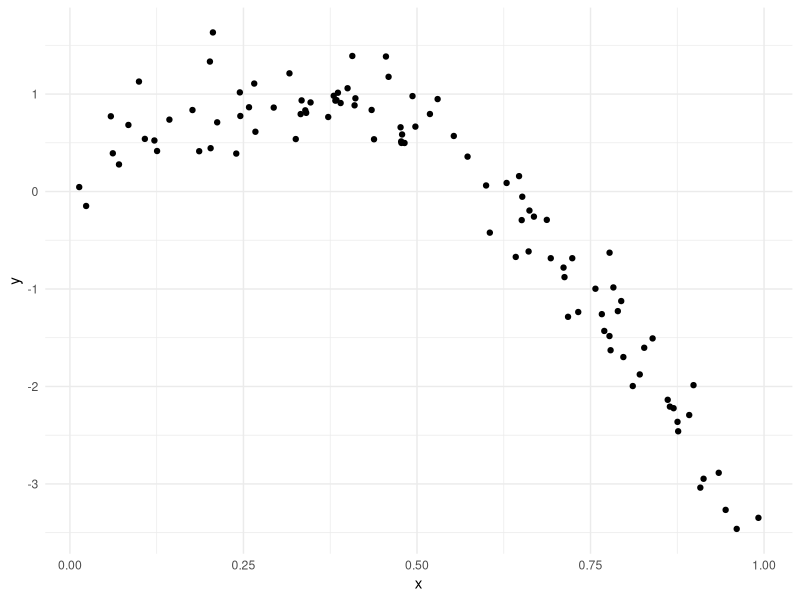
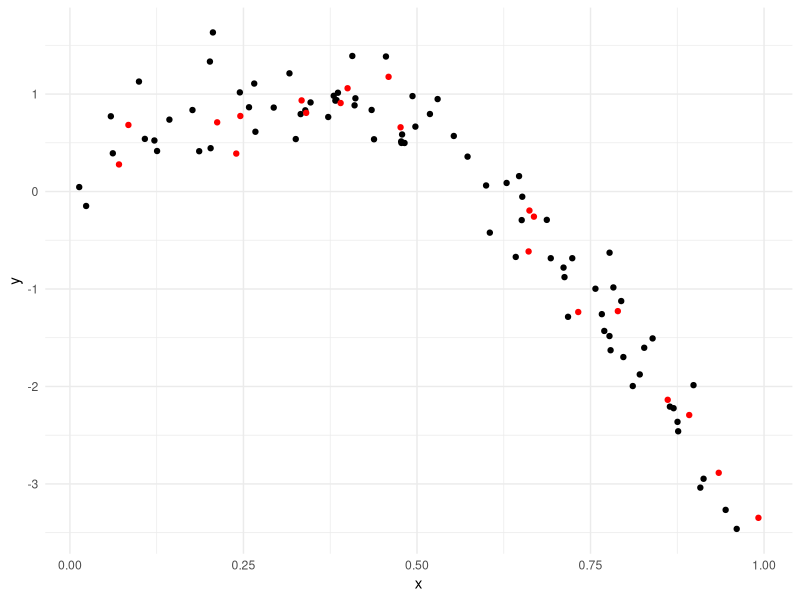
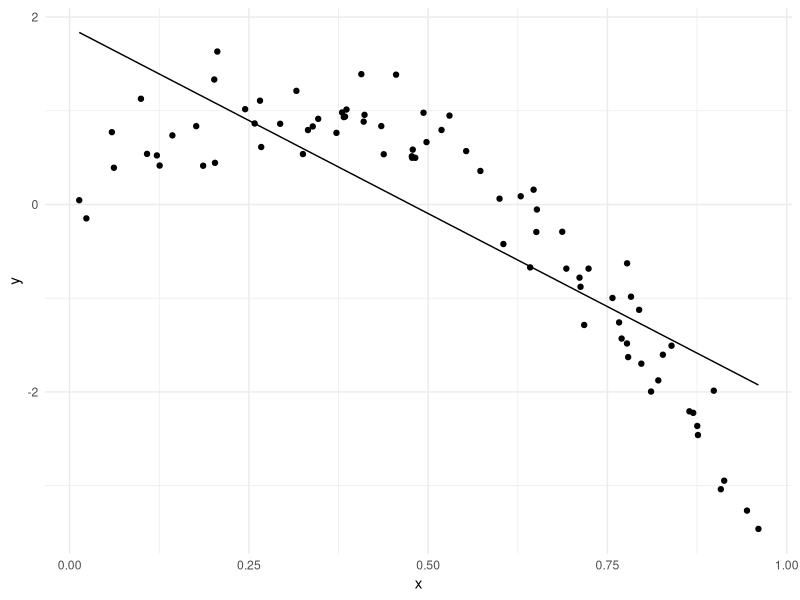
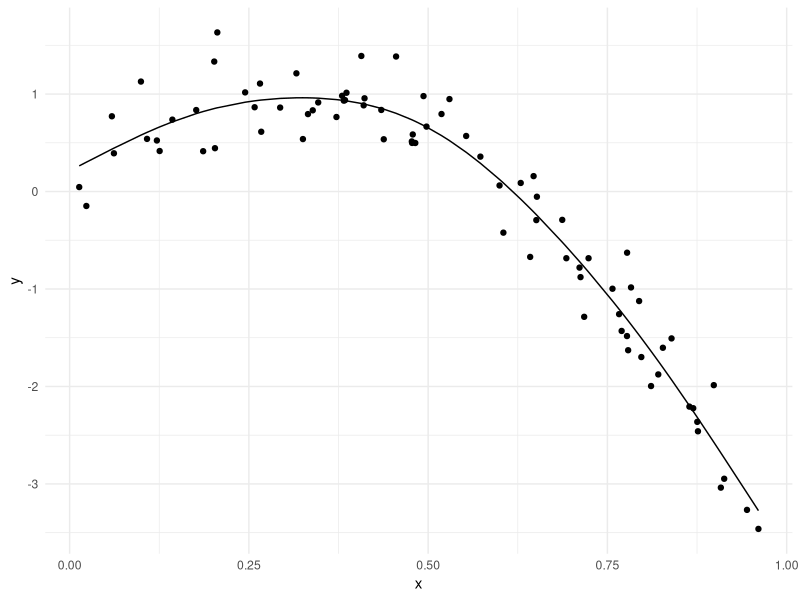
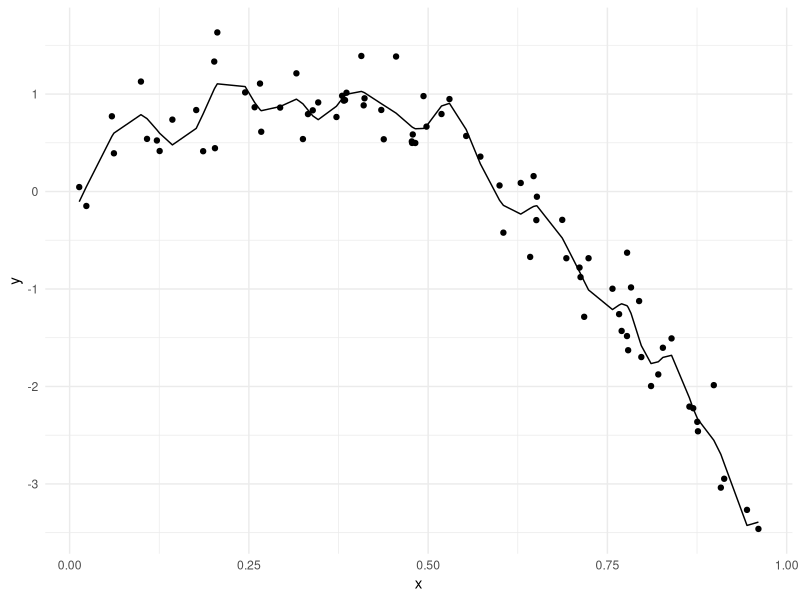
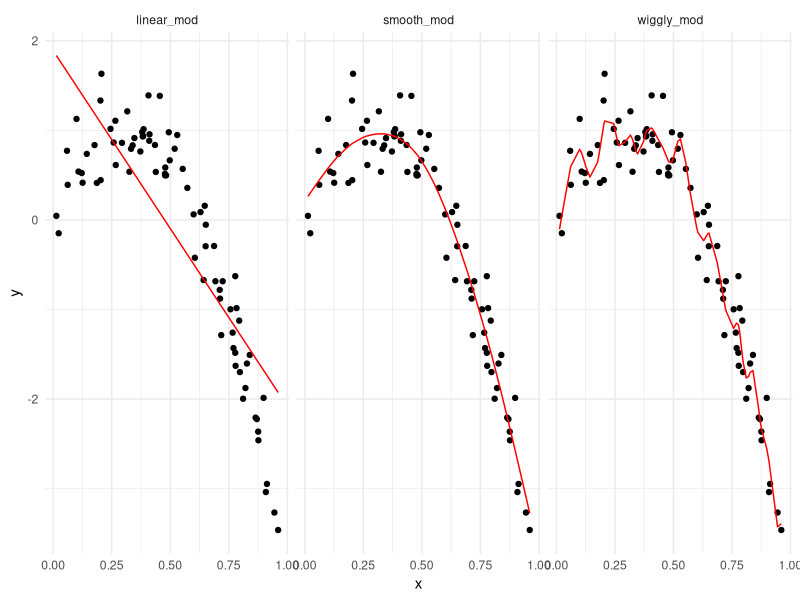

These charts were generated, in order, by the following R code:
## ---- chunk 1
library(tidyverse)
library(viridis)

library(modelr)
library(mgcv)

knitr::opts_chunk$set(
  echo = TRUE,
  warning = FALSE, 
  fig.width = 8, 
  fig.height = 6, 
  out.width = "90%"
)
theme_set(theme_minimal() + theme(legend.position = "bottom"))

options(
  ggplot2.continuous.colour = "viridis",
  ggplot2.continuous.fill = "virids"
)

scale_colour_discrete = scale_color_viridis_d
scale_fill_discrete = scale_fill_viridis_d
## ---- chunk 2
set.seed(1)

nonlin_df = 
  tibble(
    id = 1:100,
    x = runif(100, 0, 1), 
    y = 1 - 10 * (x - .3) ^ 2 + rnorm(100, 0, .3)
  )

nonlin_df %>% 
  ggplot(aes(x = x, y = y)) +
  geom_point()
## ---- chunk 3
train_df = sample_n(nonlin_df, 80)
test_df = anti_join(nonlin_df, train_df, by = "id")

ggplot(train_df, aes(x = x, y = y)) + geom_point() + geom_point(data = test_df, color = "red")
## ---- chunk 4
linear_mod = lm(y ~x, data = train_df)
smooth_mod = mgcv::gam(y ~ s(x), data = train_df)
wiggly_mod = mgcv::gam(y ~ s(x, k = 30), sp = 10e-6, data = train_df)
## ---- chunk 5
train_df %>% 
  add_predictions(linear_mod) %>% 
  ggplot(aes(x = x, y = y)) + 
  geom_point() + 
  geom_line(aes(y = pred))

train_df %>% 
  add_predictions(smooth_mod) %>% 
  ggplot(aes(x = x, y = y)) + 
  geom_point() + 
  geom_line(aes(y = pred))

train_df %>% 
  add_predictions(wiggly_mod) %>% 
  ggplot(aes(x = x, y = y)) + 
  geom_point() + 
  geom_line(aes(y = pred))
## ---- chunk 6
train_df %>% 
  gather_predictions(linear_mod, smooth_mod, wiggly_mod) %>% 
  mutate(model = fct_inorder(model)) %>% 
  ggplot(aes(x = x, y = y)) + 
  geom_point() + 
  geom_line(aes(y = pred), color = "red") + 
  facet_wrap(~model)
## ---- chunk 7
rmse( linear_mod, test_df)
rmse( smooth_mod, test_df)
rmse( wiggly_mod, test_df)
